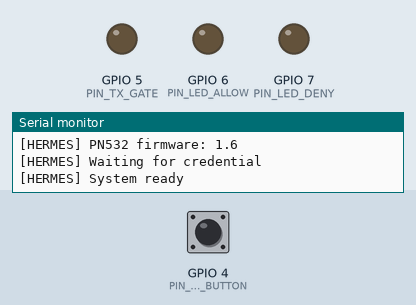
Simulated run of this program. Board: ESP32-S3. Parts: output pins drawn as LEDs (lit = HIGH), the last lines printed to the serial monitor. The inputs (shaded band) are chosen by the test bench; at power-on: GPIO 4 (PIN_PTT_BUTTON) HIGH.

Above: at 1.2 s.
1.3 s: GPIO 4 (PIN_PTT_BUTTON) pulled LOW for 0.15 s
At 1.45 s:
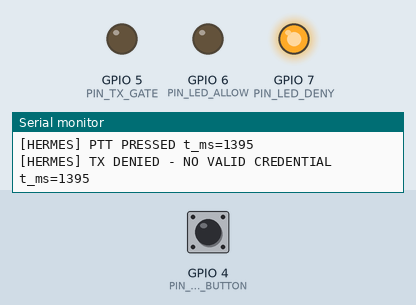
6.0 s: GPIO 4 (PIN_PTT_BUTTON) pulled LOW for 3.2 s
At 10.2 s:
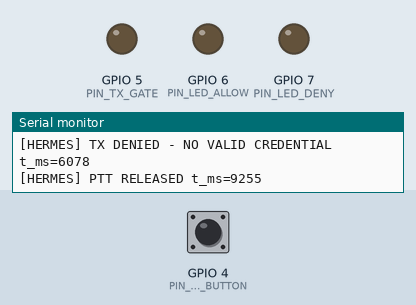
Timing chart, 0 to 11.7 s (numbered marks = the images above; inputs shaded):
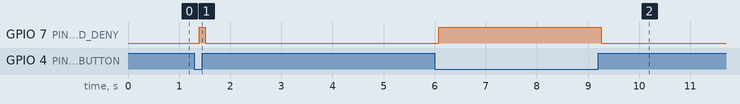

The program:

main.cpp
```cpp
#include <Arduino.h>

#include "config.h"
#include "nfc_auth.h"
#include "ptt_controller.h"

namespace {

hermes::NfcAuth nfcAuth;
hermes::PttController pttController;

}  // namespace

void setup() {
  // Establish the safe outputs before serial or peripheral initialization.
  pttController.begin();

  Serial.begin(hermes::config::SERIAL_BAUD);
  Serial.println();
  Serial.println(F("[HERMES] Booting..."));
  Serial.println(F("[HERMES] TX DISABLED"));

  if (!nfcAuth.begin()) {
    pttController.latchPermanentFault();
    Serial.println(F("[HERMES] PN532 FAILURE - TX PERMANENTLY DISABLED"));
    return;
  }

  pttController.setSystemReady();
  Serial.println(F("[HERMES] System ready"));
}

void loop() {
  if (!nfcAuth.isOperational()) {
    pttController.update(false, millis());
    delay(hermes::config::MAIN_LOOP_DELAY_MS);
    return;
  }

  nfcAuth.update(millis());
  // Refresh millis() because an NFC poll can wait for NFC_POLL_TIMEOUT_MS.
  pttController.update(nfcAuth.isAuthorized(), millis());
  delay(hermes::config::MAIN_LOOP_DELAY_MS);
}
```

credentials.h
```cpp
#pragma once

#include <Arduino.h>

namespace hermes {
namespace credentials {

// EXAMPLE ONLY: replace this UID with the value printed for your test tag.
// A UID is a cloneable identifier, not a secret or cryptographic credential.
constexpr uint8_t AUTHORIZED_UID[] = {0x04, 0x12, 0xAB, 0xCD};
constexpr size_t AUTHORIZED_UID_LENGTH = sizeof(AUTHORIZED_UID);

}  // namespace credentials
}  // namespace hermes
```

nfc_auth.cpp
```cpp
#include "nfc_auth.h"

#include <SPI.h>

#include "credentials.h"

namespace hermes {

static_assert(credentials::AUTHORIZED_UID_LENGTH <= config::NFC_UID_MAX_LENGTH,
              "Configured NFC UID is longer than the supported PN532 UID buffer");

NfcAuth::NfcAuth()
    : reader_(config::PIN_PN532_SS, &SPI),
      operational_(false),
      authorized_(false),
      credentialObserved_(false),
      hasAuthorizedTimestamp_(false),
      lastAuthorizedSeenAtMs_(0),
      lastCredentialSeenAtMs_(0),
      lastUid_{0},
      lastUidLength_(0) {}

bool NfcAuth::begin() {
  operational_ = false;
  authorized_ = false;
  credentialObserved_ = false;
  hasAuthorizedTimestamp_ = false;
  lastUidLength_ = 0;

  SPI.begin(config::PIN_PN532_SCK, config::PIN_PN532_MISO,
            config::PIN_PN532_MOSI, config::PIN_PN532_SS);
  reader_.begin();

  const uint32_t version = reader_.getFirmwareVersion();
  if (version == 0) {
    Serial.println(F("[HERMES] PN532 ERROR - FIRMWARE NOT DETECTED"));
    return false;
  }

  if (!reader_.SAMConfig()) {
    Serial.println(F("[HERMES] PN532 ERROR - SAM CONFIGURATION FAILED"));
    return false;
  }

  operational_ = true;
  Serial.println(F("[HERMES] PN532 detected"));
  Serial.print(F("[HERMES] PN532 firmware: "));
  Serial.print((version >> 16) & 0xFF, DEC);
  Serial.print('.');
  Serial.println((version >> 8) & 0xFF, DEC);
  Serial.println(F("[HERMES] Waiting for credential"));
  return true;
}

void NfcAuth::update(uint32_t nowMs) {
  if (!operational_) {
    authorized_ = false;
    return;
  }

  uint8_t uid[config::NFC_UID_MAX_LENGTH] = {0};
  uint8_t uidLength = 0;
  const bool detected = reader_.readPassiveTargetID(
      PN532_MIFARE_ISO14443A, uid, &uidLength,
      config::NFC_POLL_TIMEOUT_MS);

  if (detected && uidLength > 0 && uidLength <= config::NFC_UID_MAX_LENGTH) {
    const bool isNewObservation =
        !credentialObserved_ || !uidMatchesLastObserved(uid, uidLength);

    credentialObserved_ = true;
    lastCredentialSeenAtMs_ = nowMs;

    if (isNewObservation) {
      rememberUid(uid, uidLength);
      printUid(uid, uidLength);
    }

    if (uidMatchesAuthorized(uid, uidLength)) {
      lastAuthorizedSeenAtMs_ = nowMs;
      hasAuthorizedTimestamp_ = true;
      if (!authorized_) {
        authorized_ = true;
        Serial.println(F("[HERMES] AUTH SUCCESS"));
      }
      return;
    }

    const bool wasAuthorized = authorized_;
    authorized_ = false;
    hasAuthorizedTimestamp_ = false;
    if (isNewObservation || wasAuthorized) {
      Serial.println(F("[HERMES] AUTH FAILED"));
    }
    return;
  }

  if (credentialObserved_ &&
      static_cast<uint32_t>(nowMs - lastCredentialSeenAtMs_) >=
          config::AUTH_GRACE_PERIOD_MS) {
    credentialObserved_ = false;
    lastUidLength_ = 0;
  }

  if (authorized_ && hasAuthorizedTimestamp_ &&
      static_cast<uint32_t>(nowMs - lastAuthorizedSeenAtMs_) >=
          config::AUTH_GRACE_PERIOD_MS) {
    authorized_ = false;
    hasAuthorizedTimestamp_ = false;
    Serial.println(F("[HERMES] CREDENTIAL LOST"));
  }
}

bool NfcAuth::isAuthorized() const { return operational_ && authorized_; }

bool NfcAuth::isOperational() const { return operational_; }

bool NfcAuth::uidMatchesAuthorized(const uint8_t* uid,
                                   uint8_t uidLength) const {
  if (uidLength != credentials::AUTHORIZED_UID_LENGTH) {
    return false;
  }

  for (uint8_t i = 0; i < uidLength; ++i) {
    if (uid[i] != credentials::AUTHORIZED_UID[i]) {
      return false;
    }
  }
  return true;
}

bool NfcAuth::uidMatchesLastObserved(const uint8_t* uid,
                                     uint8_t uidLength) const {
  if (uidLength != lastUidLength_) {
    return false;
  }
  for (uint8_t i = 0; i < uidLength; ++i) {
    if (uid[i] != lastUid_[i]) {
      return false;
    }
  }
  return true;
}

void NfcAuth::rememberUid(const uint8_t* uid, uint8_t uidLength) {
  lastUidLength_ = uidLength;
  for (uint8_t i = 0; i < uidLength; ++i) {
    lastUid_[i] = uid[i];
  }
}

void NfcAuth::printUid(const uint8_t* uid, uint8_t uidLength) const {
  Serial.print(F("[HERMES] NFC UID:"));
  for (uint8_t i = 0; i < uidLength; ++i) {
    Serial.print(' ');
    if (uid[i] < 0x10) {
      Serial.print('0');
    }
    Serial.print(uid[i], HEX);
  }
  Serial.println();
}

}  // namespace hermes
```

nfc_auth.h
```cpp
#pragma once

#include <Adafruit_PN532.h>
#include <Arduino.h>

#include "config.h"

namespace hermes {

class NfcAuth {
 public:
  NfcAuth();

  bool begin();
  void update(uint32_t nowMs);

  bool isAuthorized() const;
  bool isOperational() const;

 private:
  bool uidMatchesAuthorized(const uint8_t* uid, uint8_t uidLength) const;
  bool uidMatchesLastObserved(const uint8_t* uid, uint8_t uidLength) const;
  void rememberUid(const uint8_t* uid, uint8_t uidLength);
  void printUid(const uint8_t* uid, uint8_t uidLength) const;

  Adafruit_PN532 reader_;
  bool operational_;
  bool authorized_;
  bool credentialObserved_;
  bool hasAuthorizedTimestamp_;
  uint32_t lastAuthorizedSeenAtMs_;
  uint32_t lastCredentialSeenAtMs_;
  uint8_t lastUid_[config::NFC_UID_MAX_LENGTH];
  uint8_t lastUidLength_;
};

}  // namespace hermes
```

ptt_controller.cpp
```cpp
#include "ptt_controller.h"

#include "config.h"

namespace hermes {

PttController::PttController()
    : systemReady_(false),
      permanentFault_(false),
      rawPressed_(false),
      stablePressed_(false),
      txEnabled_(false),
      denialLogged_(false),
      rawStateChangedAtMs_(0) {}

void PttController::begin() {
  // Load safe output latches before changing the pins to output mode.
  digitalWrite(config::PIN_TX_GATE, LOW);
  digitalWrite(config::PIN_LED_ALLOW, LOW);
  digitalWrite(config::PIN_LED_DENY, LOW);
  pinMode(config::PIN_TX_GATE, OUTPUT);
  pinMode(config::PIN_LED_ALLOW, OUTPUT);
  pinMode(config::PIN_LED_DENY, OUTPUT);

  pinMode(config::PIN_PTT_BUTTON, INPUT_PULLUP);
  rawPressed_ = readButtonPressed();
  stablePressed_ = false;
  rawStateChangedAtMs_ = millis();

  systemReady_ = false;
  permanentFault_ = false;
  txEnabled_ = false;
  denialLogged_ = false;
}

void PttController::setSystemReady() {
  if (!permanentFault_) {
    systemReady_ = true;
  }
}

void PttController::latchPermanentFault() {
  permanentFault_ = true;
  systemReady_ = false;
  digitalWrite(config::PIN_TX_GATE, LOW);
  digitalWrite(config::PIN_LED_ALLOW, LOW);
  digitalWrite(config::PIN_LED_DENY, HIGH);
  txEnabled_ = false;
}

void PttController::update(bool authenticated, uint32_t nowMs) {
  const bool currentRawPressed = readButtonPressed();
  if (currentRawPressed != rawPressed_) {
    rawPressed_ = currentRawPressed;
    rawStateChangedAtMs_ = nowMs;
  }

  if (rawPressed_ != stablePressed_ &&
      static_cast<uint32_t>(nowMs - rawStateChangedAtMs_) >=
          config::PTT_DEBOUNCE_MS) {
    stablePressed_ = rawPressed_;
    if (stablePressed_) {
      logTimedEvent(F("PTT PRESSED"), nowMs);
    } else {
      logTimedEvent(F("PTT RELEASED"), nowMs);
      denialLogged_ = false;
    }
  }

  const bool shouldEnableTx =
      systemReady_ && !permanentFault_ && authenticated && stablePressed_;
  setTxEnabled(shouldEnableTx, nowMs);

  if (shouldEnableTx) {
    digitalWrite(config::PIN_LED_DENY, LOW);
    denialLogged_ = false;
  } else if (stablePressed_) {
    digitalWrite(config::PIN_LED_DENY, HIGH);
    if (!denialLogged_) {
      logTimedEvent(F("TX DENIED - NO VALID CREDENTIAL"), nowMs);
      denialLogged_ = true;
    }
  } else {
    digitalWrite(config::PIN_LED_DENY, permanentFault_ ? HIGH : LOW);
  }
}

bool PttController::isTxEnabled() const { return txEnabled_; }

bool PttController::readButtonPressed() const {
  return digitalRead(config::PIN_PTT_BUTTON) == LOW;
}

void PttController::setTxEnabled(bool enabled, uint32_t nowMs) {
  if (enabled == txEnabled_) {
    // Reassert the fail-closed output state even if an earlier write was upset.
    if (!enabled) {
      digitalWrite(config::PIN_TX_GATE, LOW);
      digitalWrite(config::PIN_LED_ALLOW, LOW);
    }
    return;
  }

  txEnabled_ = enabled;
  digitalWrite(config::PIN_TX_GATE, enabled ? HIGH : LOW);
  digitalWrite(config::PIN_LED_ALLOW, enabled ? HIGH : LOW);
  logTimedEvent(enabled ? F("TX ENABLED") : F("TX DISABLED"), nowMs);
}

void PttController::logTimedEvent(const __FlashStringHelper* event,
                                  uint32_t nowMs) const {
  Serial.print(F("[HERMES] "));
  Serial.print(event);
  Serial.print(F(" t_ms="));
  Serial.println(nowMs);
}

}  // namespace hermes
```

ptt_controller.h
```cpp
#pragma once

#include <Arduino.h>

namespace hermes {

class PttController {
 public:
  PttController();

  void begin();
  void setSystemReady();
  void latchPermanentFault();
  void update(bool authenticated, uint32_t nowMs);

  bool isTxEnabled() const;

 private:
  bool readButtonPressed() const;
  void setTxEnabled(bool enabled, uint32_t nowMs);
  void logTimedEvent(const __FlashStringHelper* event, uint32_t nowMs) const;

  bool systemReady_;
  bool permanentFault_;
  bool rawPressed_;
  bool stablePressed_;
  bool txEnabled_;
  bool denialLogged_;
  uint32_t rawStateChangedAtMs_;
};

}  // namespace hermes
```

config.h
```cpp
#pragma once

#include <Arduino.h>

namespace hermes {
namespace config {

// PN532 hardware SPI pins.
constexpr uint8_t PIN_PN532_SCK = 12;
constexpr uint8_t PIN_PN532_MISO = 13;
constexpr uint8_t PIN_PN532_MOSI = 11;
constexpr uint8_t PIN_PN532_SS = 10;

// User interface and simulated TX output pins.
constexpr uint8_t PIN_PTT_BUTTON = 4;
constexpr uint8_t PIN_TX_GATE = 5;
constexpr uint8_t PIN_LED_ALLOW = 6;
constexpr uint8_t PIN_LED_DENY = 7;

constexpr uint32_t SERIAL_BAUD = 115200;
constexpr uint32_t AUTH_GRACE_PERIOD_MS = 1500;
constexpr uint32_t PTT_DEBOUNCE_MS = 30;
constexpr uint16_t NFC_POLL_TIMEOUT_MS = 50;
constexpr uint32_t MAIN_LOOP_DELAY_MS = 5;
constexpr uint8_t NFC_UID_MAX_LENGTH = 10;

}  // namespace config
}  // namespace hermes
```

Measured:
- after the input at 1.3 s, GPIO 7 (PIN_LED_DENY): LOW → HIGH after 0.10 s, → LOW 0.11 s later
- after the input at 6.0 s, GPIO 7 (PIN_LED_DENY): LOW → HIGH after 0.08 s, → LOW 3.2 s later
